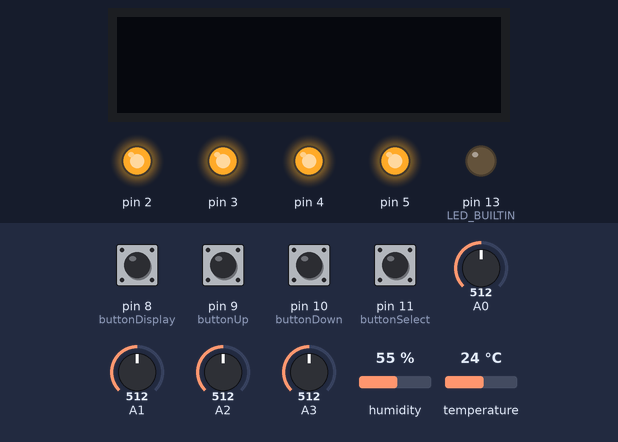
Recording of a sketch running on a simulated Arduino Uno, built with avr-gcc and run on an emulated ATmega328P. Shown: 128×32 one-colour display, output pins drawn as LEDs (lit = HIGH). Inputs (shaded band) come from the test bench; at power-on: pin 8 (buttonDisplay), pin 9 (buttonUp), pin 10 (buttonDown), pin 11 (buttonSelect) HIGH, humidity 55 %, A0 = 512, A1 = 512, A2 = 512, A3 = 512, temperature 24 °C.

Above: at 1.2 s.
1.3 s: pin 8 (buttonDisplay) pulled LOW for 1 s
At 3.4 s:
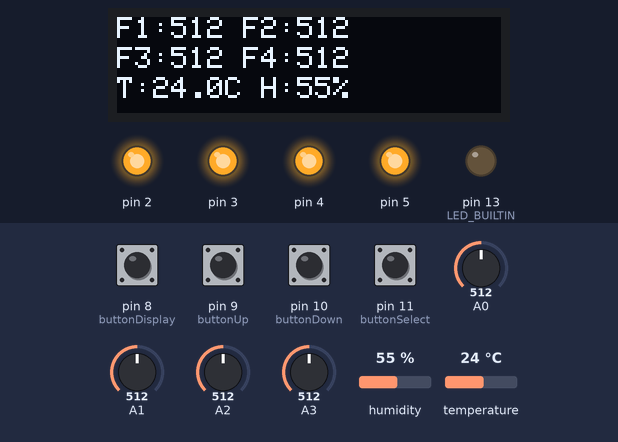
3.8 s: humidity set to 22 %
At 6.1 s:
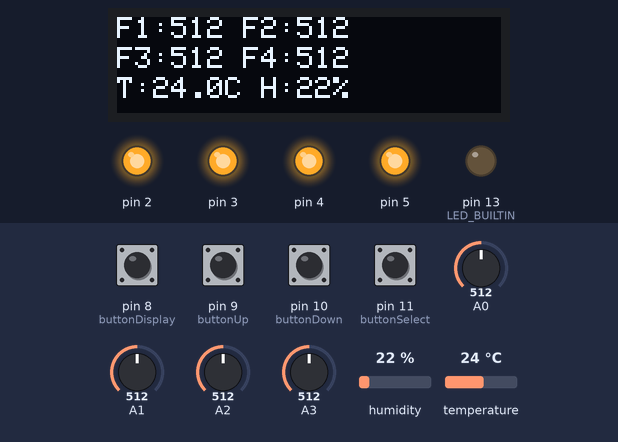
6.8 s: A0 set to 390
At 7.8 s:
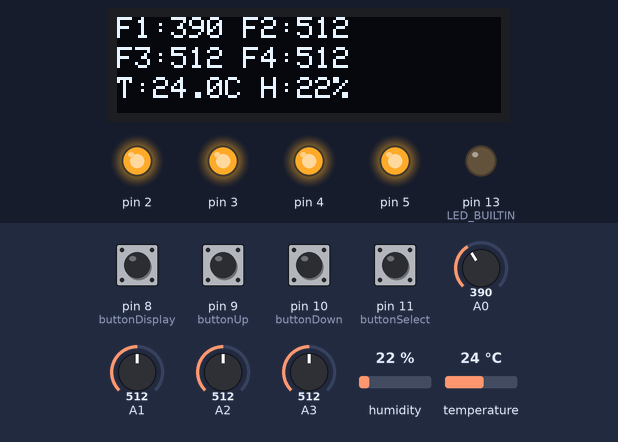
8.3 s: A1 set to 390
At 8.9 s:
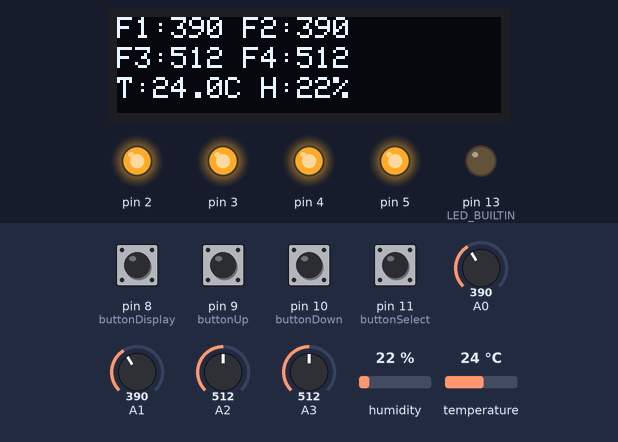
11.3 s: A2 set to 390
At 11.9 s:
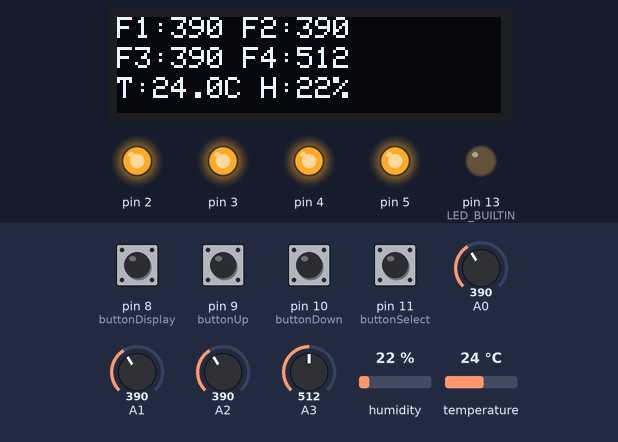
13.6 s: pin 8 (buttonDisplay) pulled LOW for 0.15 s
Timing chart, 0 to 31.5 s (numbered marks = the images above; inputs shaded):
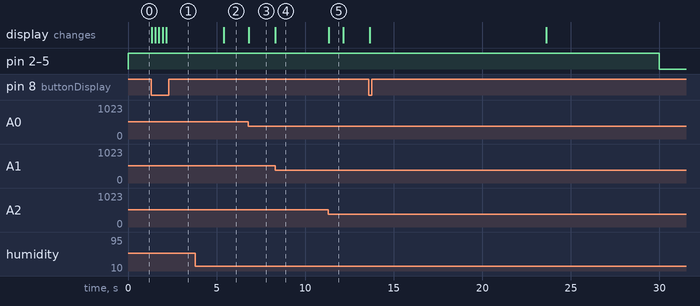

The sketch:

AutomatischePflanzenbewaesserung.ino
```cpp
#include <Wire.h>
#include <Adafruit_SSD1306.h>
#include <DHT.h>
#include "PlantUnit.h"
#include "DisplayManager.h"
#include "ClimateSensor.h"

#define SCREEN_WIDTH 128
#define SCREEN_HEIGHT 32

// Pins
const int buttonNext = 7;
const int buttonDisplay = 8;
const int buttonUp = 9;
const int buttonDown = 10;
const int buttonSelect = 11;

// Objekte
PlantUnit plant1(A0, 5, 0);
PlantUnit plant2(A1, 4, 16);
PlantUnit plant3(A2, 3, 32);
PlantUnit plant4(A3, 2, 48);
ClimateSensor climate(6);
DisplayManager screen;
PlantUnit* plants[] = { &plant1, &plant2, &plant3, &plant4 };

// Zustände
unsigned long lastCheck = 0;
bool displayActive = false, infoScreen = false;
unsigned long displayTimeout = 0;
int menuIndex = 0;

// Entprellung
unsigned long lastButtonPress = 0;
const unsigned long debounceDelay = 200;

void setup() {
    pinMode(buttonNext, INPUT_PULLUP);
    pinMode(buttonDisplay, INPUT_PULLUP);
    pinMode(buttonUp, INPUT_PULLUP);
    pinMode(buttonDown, INPUT_PULLUP);
    pinMode(buttonSelect, INPUT_PULLUP);

    pinMode(LED_BUILTIN, OUTPUT);

    climate.begin();
    screen.begin();

    for (auto plant : plants) plant->begin();
}

void loop() {
    // if (millis() - lastCheck > 120000) { // alle 8 Minuten
    if (millis() - lastCheck > 30000) { // alle 2 Minuten
        lastCheck = millis();
        for (auto plant : plants) plant->checkAndWater();
    }

    for (auto plant : plants) plant->update();
    handleDisplay();
    handleButtons();
}

void handleDisplay() {
    if (digitalRead(buttonDisplay) == LOW && millis() - lastButtonPress > debounceDelay) {
        if (!displayActive) {
            infoScreen = true;  // Info-Screen setzen, wenn Display gerade ausgeschaltet war
        } else {
            infoScreen = !infoScreen;
        }
        displayActive = true;
        displayTimeout = millis();
        lastButtonPress = millis();
    }
    if (displayActive) {
        if (infoScreen) {
            screen.showInfo(plants, 4, climate.getTemperature(), climate.getHumidity());
        } else {
            screen.showMenu(plants, 4, menuIndex);
        }
        if (millis() - displayTimeout > 10000) {
            displayActive = false;
            screen.clear();
        }
    }
}

void handleButtons() {
    if (millis() - lastButtonPress < debounceDelay) return;

    // if (digitalRead(buttonNext) == LOW) {
    //     screen.nextInfoPage(sizeof(plants));
    // }
    if (digitalRead(buttonUp) == LOW) {
        int plantIndex = menuIndex / 4;
        int paramIndex = menuIndex % 4;
        if (paramIndex == 0) plants[plantIndex]->threshold += 10;
        if (paramIndex == 1) plants[plantIndex]->triggerAbove = !plants[plantIndex]->triggerAbove;
        if (paramIndex == 2) plants[plantIndex]->duration += 1;
        if (paramIndex == 3) plants[plantIndex]->active = !plants[plantIndex]->active;
        plants[plantIndex]->saveSettings();
        displayTimeout = millis();
        lastButtonPress = millis();
    }
    if (digitalRead(buttonDown) == LOW) {
        int plantIndex = menuIndex / 4;
        int paramIndex = menuIndex % 4;
        if (paramIndex == 0) plants[plantIndex]->threshold -= 10;
        if (paramIndex == 1) plants[plantIndex]->triggerAbove = !plants[plantIndex]->triggerAbove;
        if (paramIndex == 2 && plants[plantIndex]->duration > 1) plants[plantIndex]->duration -= 1;
        if (paramIndex == 3) plants[plantIndex]->active = !plants[plantIndex]->active;
        plants[plantIndex]->saveSettings();
        displayTimeout = millis();
        lastButtonPress = millis();
    }
    if (digitalRead(buttonSelect) == LOW) {
        menuIndex = (menuIndex + 1) % (sizeof(plants) / sizeof(plants[0]) * 4);
        displayTimeout = millis();
        lastButtonPress = millis();
    }
}
```

ClimateSensor.cpp
```cpp
#include "ClimateSensor.h"

ClimateSensor::ClimateSensor(uint8_t pin) : dht(pin, DHT11) {}

void ClimateSensor::begin() {
    dht.begin();
}

float ClimateSensor::getTemperature() {
    return dht.readTemperature();
}

float ClimateSensor::getHumidity() {
    return dht.readHumidity();
}
```

ClimateSensor.h
```cpp
#ifndef CLIMATE_SENSOR_H
#define CLIMATE_SENSOR_H

#include <Arduino.h>
#include <DHT.h>

class ClimateSensor {
public:
    ClimateSensor(uint8_t pin);
    void begin();
    float getTemperature();
    float getHumidity();

private:
    DHT dht;
};

#endif
```

DisplayManager.cpp
```cpp
#include "DisplayManager.h"

#define SCREEN_WIDTH 128
#define SCREEN_HEIGHT 32

DisplayManager::DisplayManager() : display(SCREEN_WIDTH, SCREEN_HEIGHT, &Wire, -1) {}

void DisplayManager::begin() {
    display.begin(SSD1306_SWITCHCAPVCC, 0x3C);
    display.clearDisplay();
}

void DisplayManager::clear() {
    display.clearDisplay();
    display.display();
}

void DisplayManager::showMenu(PlantUnit* plants[], int count, int menuIndex) {
    display.clearDisplay();
    display.setTextSize(1);
    display.setTextColor(WHITE);

    int plantIndex = menuIndex / 4;
    int paramIndex = menuIndex % 4;
    PlantUnit* p = plants[plantIndex];

    display.setCursor(0, 0);
    display.print("Pflanze "); display.print(plantIndex + 1);

    display.setCursor(0, 10);
    display.print("Sch: ");
    display.print(p->threshold);
    if (paramIndex == 0) display.print(" <");

    display.setCursor(0, 20);
    display.print("Dau: ");
    display.print(p->duration);
    if (paramIndex == 2) display.print(" <");

    display.setCursor(64, 10);
    // display.print("Tri: ");
    display.print(p->triggerAbove ? ">" : "<");
    if (paramIndex == 1) display.print(" <");

    display.setCursor(64, 20);
    // display.print("Akt: ");
    display.print(p->active ? "Aktiv" : "Aus");
    if (paramIndex == 3) display.print(" <");

    display.display();
}

void DisplayManager::showInfo(PlantUnit* plants[], int count, float temp, float hum) {
    display.clearDisplay();
    display.setTextSize(1);
    display.setTextColor(WHITE);

    if (count >= 2) {
        display.setCursor(0, 0);
        display.print("F1:"); display.print(plants[0]->getMoisture());
        if (plants[1]->active) { display.print(" F2:"); display.print(plants[1]->getMoisture()); }
    }
    if (count >= 4) {
        display.setCursor(0, 10);
        if (plants[2]->active) { display.print("F3:"); display.print(plants[2]->getMoisture()); }
        if (plants[3]->active) { display.print(" F4:"); display.print(plants[3]->getMoisture()); }
    }
    display.setCursor(0, 20);
    display.print("T:"); display.print(temp, 1); display.print("C ");
    display.print("H:"); display.print(hum, 0); display.print("%");

    display.display();
}

void DisplayManager::nextInfoPage(int plantCount) {
    infoPage = (infoPage >= plantCount) ? 0 : infoPage + 1;
}
```

DisplayManager.h
```cpp
#ifndef DISPLAY_MANAGER_H
#define DISPLAY_MANAGER_H

#include <Arduino.h>
#include <Adafruit_SSD1306.h>
#include "PlantUnit.h"

class DisplayManager {
public:
    int infoPage = 0;   // aktuelle Info-Seite

    DisplayManager();
    void begin();
    void clear();
    void showMenu(PlantUnit* plants[], int count, int index);
    void showInfo(PlantUnit* plants[], int count, float temp, float hum);
    void nextInfoPage(int plantCount);

private:
    Adafruit_SSD1306 display;
};

#endif
```

MoistureSensor.cpp
```cpp
#include "MoistureSensor.h"

MoistureSensor::MoistureSensor(uint8_t pin) : _pin(pin) {}

int MoistureSensor::read() {
    return analogRead(_pin);
}
```

MoistureSensor.h
```cpp
#ifndef MOISTURE_SENSOR_H
#define MOISTURE_SENSOR_H

#include <Arduino.h>

class MoistureSensor {
public:
    MoistureSensor(uint8_t pin);
    int read();

private:
    uint8_t _pin;
};

#endif
```

PlantUnit.cpp
```cpp
#include "PlantUnit.h"

PlantUnit::PlantUnit(uint8_t sensorPin, uint8_t pumpPin, int eepromAddr)
  : sensor(sensorPin), pump(pumpPin), eepromBase(eepromAddr) {}

void PlantUnit::begin() {
    EEPROM.get(eepromBase + 0, threshold);
    EEPROM.get(eepromBase + 4, duration);
    EEPROM.get(eepromBase + 8, triggerAbove);
    EEPROM.get(eepromBase + 9, active);
}

void PlantUnit::saveSettings() {
    EEPROM.update(eepromBase + 0, threshold);
    EEPROM.update(eepromBase + 4, duration);
    EEPROM.update(eepromBase + 8, triggerAbove);
    EEPROM.update(eepromBase + 9, active);
}

void PlantUnit::update() {
    if (active) pump.update();
}

void PlantUnit::checkAndWater() {
    if (!active) return;
    int moisture = sensor.read();
    bool condition = triggerAbove ? (moisture > threshold) : (moisture < threshold);
    if (condition && !pump.isRunning()) {
        pump.start(duration);
    }
}

int PlantUnit::getMoisture() const {
    return sensor.read();
}
```

PlantUnit.h
```cpp
#ifndef PLANTUNIT_H
#define PLANTUNIT_H

#include "MoistureSensor.h"
#include "Pump.h"
#include <EEPROM.h>

class PlantUnit {
public:
    PlantUnit(uint8_t sensorPin, uint8_t pumpPin, int eepromAddr);
    void begin();
    void saveSettings();
    void update();
    void checkAndWater();
    int getMoisture() const;

    int threshold = 400;
    int duration = 5;
    bool triggerAbove = false;
    bool active = true;

private:
    MoistureSensor sensor;
    Pump pump;
    int eepromBase;
};

#endif
```

Pump.cpp
```cpp
#include "Pump.h"

Pump::Pump(uint8_t pin) : _pin(pin), _running(false), _startTime(0), _duration(0) {
    pinMode(_pin, OUTPUT);
    digitalWrite(_pin, HIGH); // Invertiert: Pumpe aus
}

void Pump::start(int durationSeconds) {
    _duration = durationSeconds * 1000; // in Millisekunden
    _startTime = millis();
    _running = true;
    digitalWrite(_pin, LOW); // Invertiert: Pumpe ein
}

void Pump::update() {
    if (_running && millis() - _startTime >= _duration) {
        digitalWrite(_pin, HIGH); // Invertiert: Pumpe aus
        _running = false;
    }
}

bool Pump::isRunning() const {
    return _running;
}
```

Pump.h
```cpp
#ifndef PUMP_H
#define PUMP_H

#include <Arduino.h>

class Pump {
public:
    Pump(uint8_t pin);
    void start(int durationSeconds);
    void update();
    bool isRunning() const;

private:
    uint8_t _pin;
    bool _running;
    unsigned long _startTime;
    unsigned long _duration;
};

#endif
```

Measured:
- after the input at 1.3 s, the display: changes at once (image 1)
- after the input at 3.8 s, the display: changes after 1.6 s (image 2)
- after the input at 6.8 s, the display: changes at once (image 3)
- after the input at 8.3 s, the display: changes at once (image 4)
- after the input at 11.3 s, the display: changes at once (image 5)
- what the display in image 5 shows lasts 0.9 s, from 11.3 s to 12.2 s
